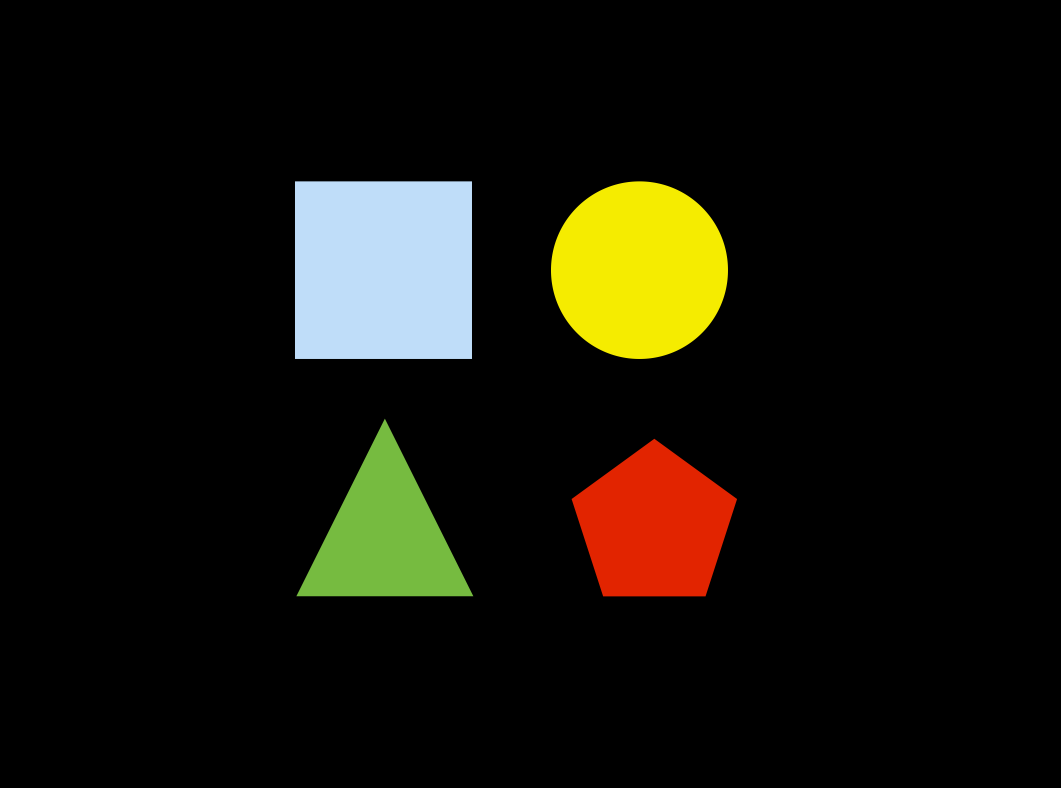
#> input picture image004.png, 3181 x 2362 px (shown at 1/3 size)
$ python Detection_picture.py
#> lines starting #> are read from the running program, lines starting #| are printed output that depends on the picture; after the words box and inside, x2 and y2 are one past the last pixel; in counts of white or black regions, pixels touching at a corner belong together
### image_numpy.py
import cv2
import numpy as np

class cv_test():
    def __init__(self):
        print("init...")
        self.img = None
        self.canny = None
        self.dilate = None
        cv2.destroyAllWindows()
    def read_img(self,img):
#> called with img = 'image004.png'
        self.img = cv2.imread(img)
#> self.img is the input picture: shape (2362, 3181, 3); mean B, G, R 10.6, 19.6, 21.5
        self.img= cv2.resize(self.img,(500,500))
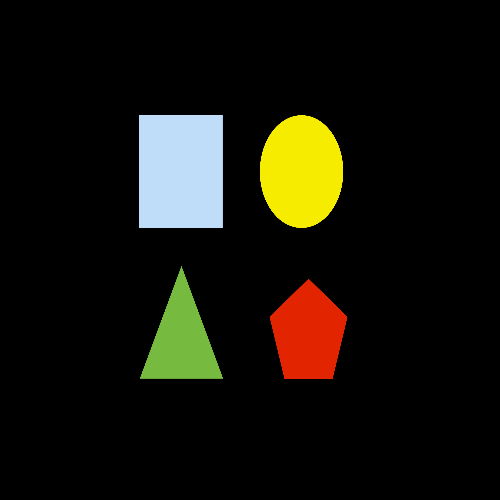
#> self.img: shape (500, 500, 3); mean B, G, R 10.7, 19.7, 21.6
        cv2.imshow("Original Picture",self.img)
    # [44 lines left out: functions cut_img, draw_picture, Edge_Detection, gray_and_blur, dilate_function, show_picture, not called in this run]

#=======在圖片上畫線==========
    def draw_line(self,img,x1,x2,y1,y2,b,g,r,px):
        line_pictures  = cv2.line(img,(x1,x2),(y1,y2),(b,g,r),px)
        cv2.imshow("draw line",line_pictures )

#=======在圖片上畫方========
    def draw_rect(self,img,x1,x2,y1,y2,b,g,r,px):
        rect_pictures  =cv2.rectangle(img,(x1,x2),(y1,y2),(b,g,r),px)
        cv2.imshow("draw rect",rect_pictures )

#=======在圖片上畫圓========
    def draw_circle(self,img,x1,x2,r,b,g,red,px):
        circle_pictures  =cv2.circle(img,(x1,x2),r,(b,g,red),px)
        cv2.imshow("draw rect",circle_pictures )

#=======在圖片上寫字========
    # [10 lines left out: functions draw_word, erode_function, not called in this run]

    def HSV_pictures (self,img):
        HSV = cv2.cvtColor(img,cv2.COLOR_BGR2HSV)
#> HSV: shape (500, 500, 3); mean H, S, V 5.9, 18.6, 25.1
        cv2.imshow("HSV pictures ",HSV)

class Detection():
    def __init__(self) -> None:
        pass
    def create_windows(self,window_name,width,hight):
        cv2.namedWindow(window_name)
        cv2.resizeWindow(window_name,width,hight)
    def Trackbar(self,window_name,control_window,init,M,function_name):
        cv2.createTrackbar(window_name,control_window,init,M,function_name)

    def get_value(self,control_line,window_name):
        val = cv2.getTrackbarPos(control_line,window_name)
        return val

### Detection_picture.py
import cv2
from image_numpy import *


    # pas
read_img = cv_test()
det = Detection()
## 原圖資訊
read_img.read_img('image004.png')
img_ifo = read_img.img
## HSV圖資訊
read_img.HSV_pictures(read_img.img)
img_HSV_ifo = read_img.img

# read_img.__init__()

def empty(self):
    print(hum_min,hum_max,sat_min,sat_max,val_min,val_max)
det.create_windows('control',600,270)
det.Trackbar('hue min','control',0,179,empty)
det.Trackbar('hue max','control',179,179,empty)
det.Trackbar('sat min','control',0,255,empty)
det.Trackbar('sat max','control',255,255,empty)
det.Trackbar('val min','control',0,255,empty)
det.Trackbar('val max','control',255,255,empty)
print("按下q退出")
while 1:
    hum_min = det.get_value('hue min','control')
    hum_max = det.get_value('hue max','control')

    sat_min = det.get_value('sat min','control')
    sat_max = det.get_value('sat max','control')

    val_min = det.get_value('val min','control')
    val_max = det.get_value('val max','control')

    low = np.array([hum_min,sat_min,val_min])
    up = np.array([hum_max,sat_max,val_max])
    mask = cv2.inRange(img_HSV_ifo,low,up)
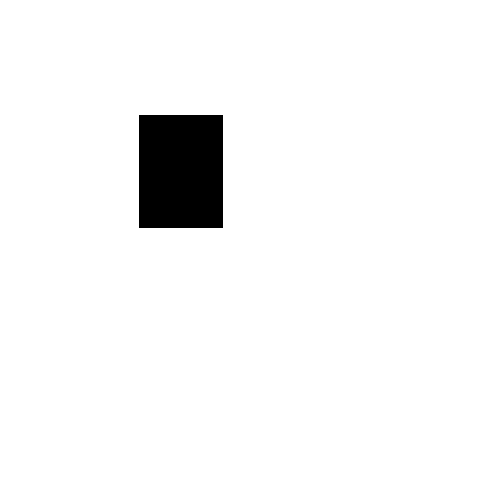
#> mask: shape (500, 500); 96.2% white; 1 black region, box (x1, y1, x2, y2) and area: (139, 115, 223, 228) 9492
    resvlt = cv2.bitwise_and(img_ifo,img_ifo,mask = mask)
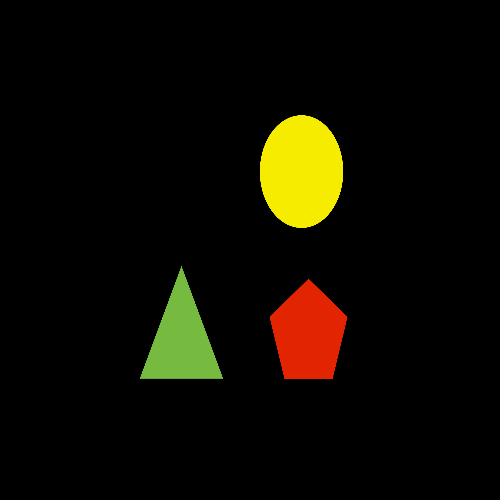
#> resvlt: shape (500, 500, 3); mean B, G, R 1.2, 11.3, 14.4
    cv2.waitKey(1)
    cv2.imshow('mask',mask)
    cv2.imshow('resvlt',resvlt)

    if cv2.waitKey(10) == ord('q'):
#> (key q is pressed here)
        print("退出")
        break

# read_img.show_picture()

$ run again, with image003.png copied over image004.png
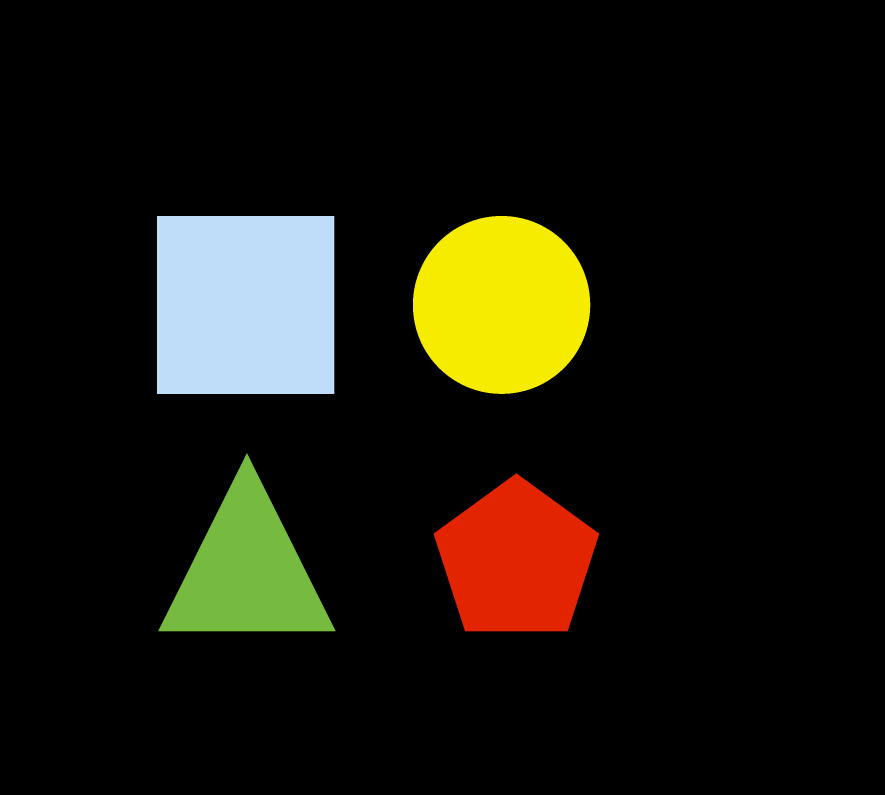
#> input picture image003.png, 2654 x 2384 px (shown at 1/3 size)
#> in read_img, self.img is the input picture: shape (2384, 2654, 3); mean B, G, R 12.6, 23.4, 25.7
#> self.img: shape (500, 500, 3)
#> HSV: shape (500, 500, 3); mean H, S, V 6.9, 22.1, 29.8
#> `mask = cv2.inRange(img_HSV_ifo,low,up)`:
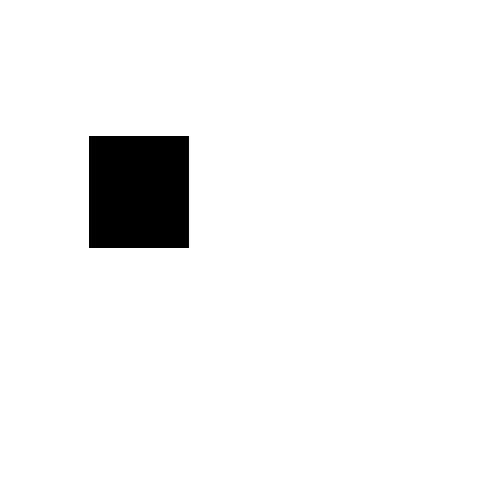
#> mask: shape (500, 500); 95.5% white; 1 black region, box (x1, y1, x2, y2) and area: (89, 136, 189, 248) 11200
#> `resvlt = cv2.bitwise_and(img_ifo,img_ifo,mask = mask)`:
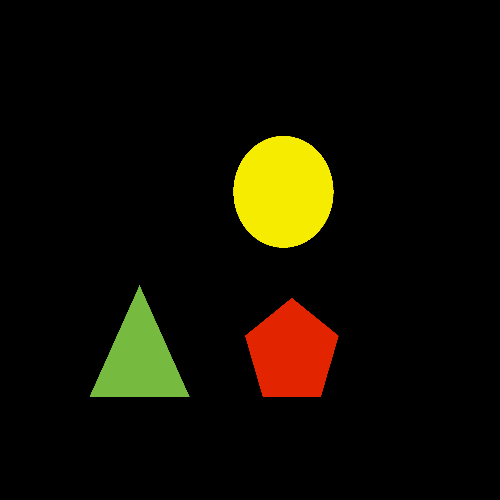
#> resvlt: shape (500, 500, 3); mean B, G, R 1.4, 13.4, 17.1

$ run again, with image001.jpg saved as image004.png
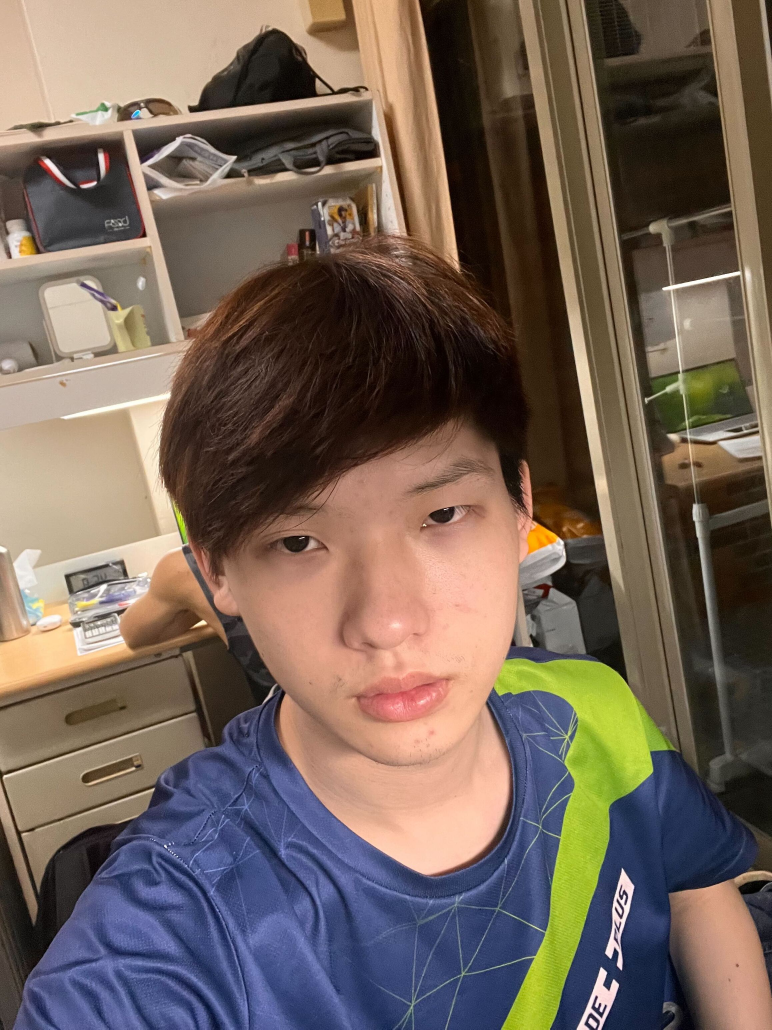
#> input picture image001.jpg, 2316 x 3088 px (shown at 1/3 size)
#> in read_img, self.img is the input picture: shape (3088, 2316, 3); mean B, G, R 88.7, 99.9, 116.2
#> self.img: shape (500, 500, 3)
#> HSV: shape (500, 500, 3); mean H, S, V 35, 108.3, 126.5
#> `mask = cv2.inRange(img_HSV_ifo,low,up)`:
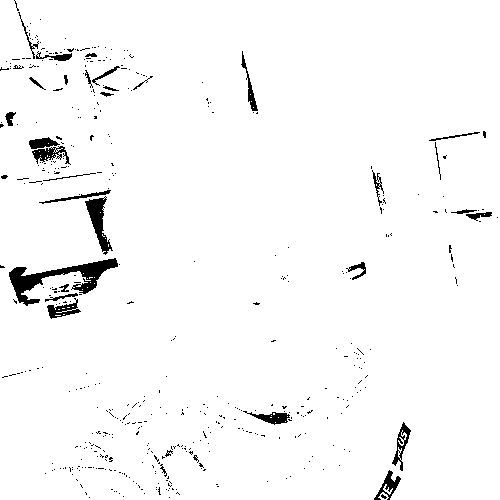
#> mask: shape (500, 500); 97.2% white; 468 black regions (433 under 20 px), largest, box (x1, y1, x2, y2) and area: (9, 258, 118, 306) 1594, (85, 196, 113, 255) 637, (32, 146, 71, 165) 323
#> `resvlt = cv2.bitwise_and(img_ifo,img_ifo,mask = mask)`:
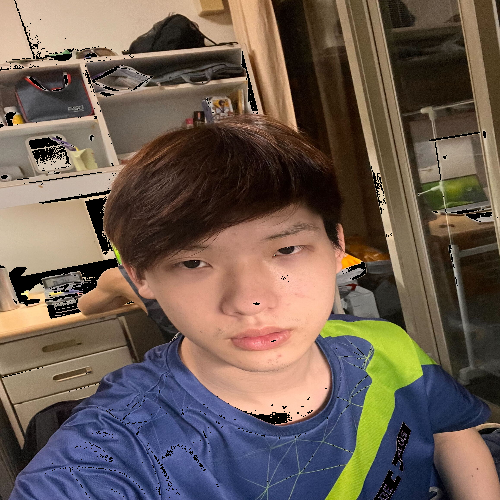
#> resvlt: shape (500, 500, 3); mean B, G, R 82.9, 93.9, 109.8

$ run again, with image002.jpg saved as image004.png
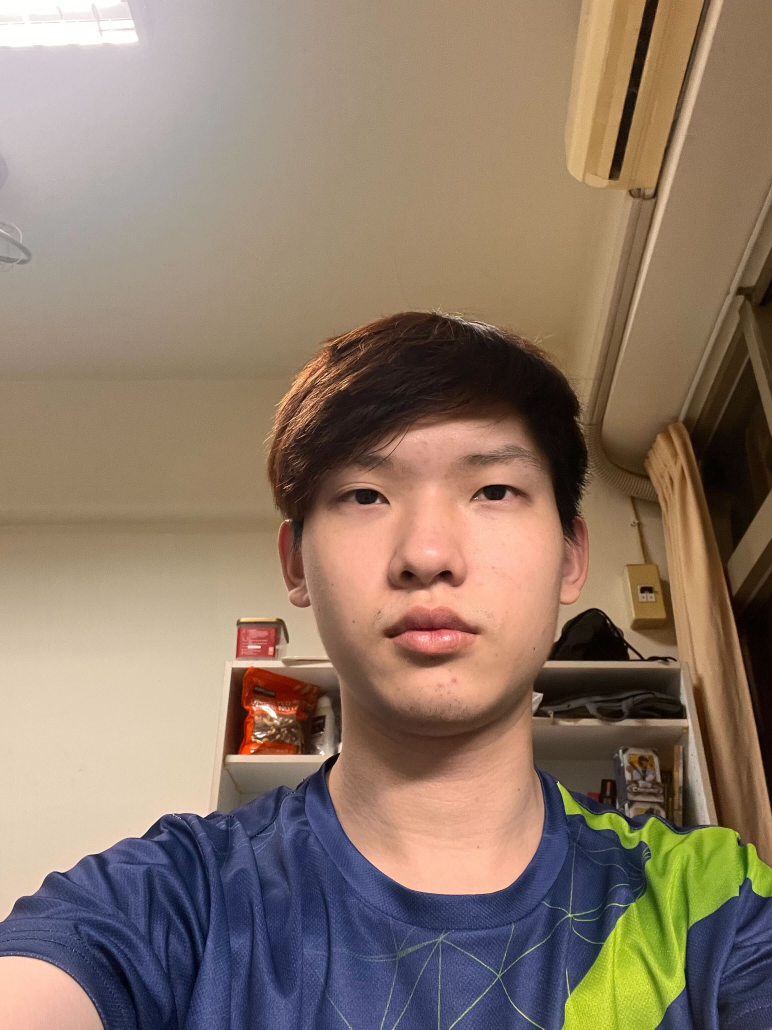
#> input picture image002.jpg, 2316 x 3088 px (shown at 1/3 size)
#> in read_img, self.img is the input picture: shape (3088, 2316, 3); mean B, G, R 105.1, 121.7, 141.6
#> self.img: shape (500, 500, 3)
#> HSV: shape (500, 500, 3); mean H, S, V 35.2, 96.5, 148.7
#> `mask = cv2.inRange(img_HSV_ifo,low,up)`:
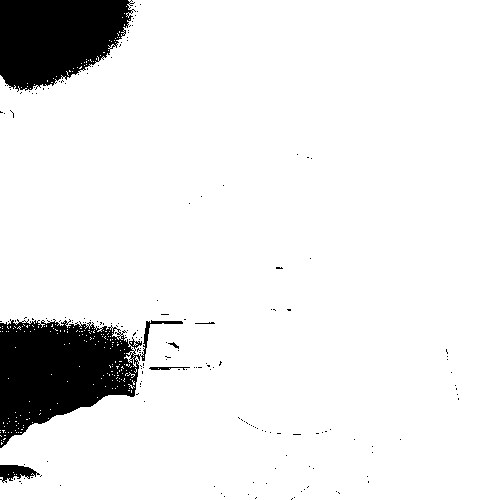
#> mask: shape (500, 500); 91.2% white; 172 black regions (166 under 20 px), largest, box (x1, y1, x2, y2) and area: (0, 319, 183, 448) 11875, (0, 0, 136, 92) 9219, (0, 465, 40, 483) 413, (149, 367, 190, 370) 81, (168, 342, 179, 349) 28, (195, 322, 215, 324) 24
#> `resvlt = cv2.bitwise_and(img_ifo,img_ifo,mask = mask)`:
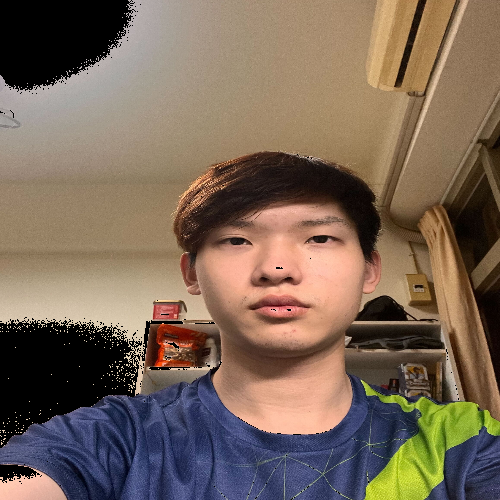
#> resvlt: shape (500, 500, 3); mean B, G, R 87.9, 103.4, 122.1
